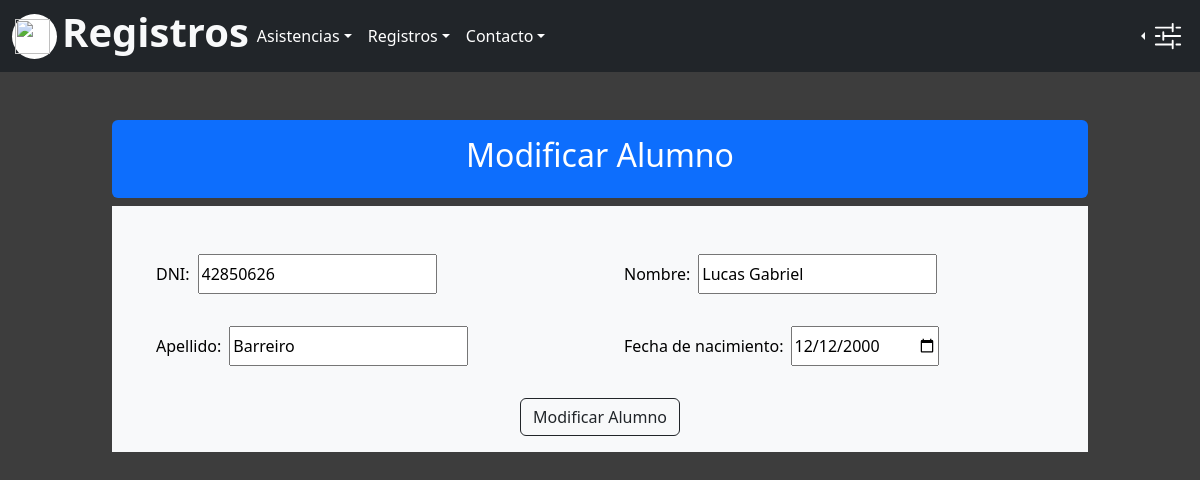
The app's page /ABM/Alumno/Modificacion.php?dni=42850626 with its own data.
### tables this page shows
CREATE TABLE IF NOT EXISTS `alumno` (
  `dni` bigint NOT NULL,
  `nombre` varchar(50) NOT NULL,
  `apellido` varchar(50) NOT NULL,
  `fecha_nacimiento` date NOT NULL,
  PRIMARY KEY (`dni`) USING BTREE
);

### BD/conn.php (called while the page is built, shortened)
<?php
class Conexion
{
  private $host = "localhost";
  private $contrasena = "";
  private $bd = "sistemaasistencia";
  private $usuario = "root";
  private $conn;
  public  function __construct()
  {
    $this->conn = new mysqli($this->host, $this->usuario, $this->contrasena, $this->bd);
  }
  public function ejecutar($consulta)
  {
    return $this->conn->query($consulta);
  }
}
?>

### Clases/Alumno.php (called while the page is built, shortened)
<?php
class Alumno extends Persona
{
  public static function getAlumno($dni)
  {
    $getQuery = ("SELECT * FROM alumno WHERE dni = '$dni'");
    return $getQuery;
  }
}
?>

### ABM/Alumno/Modificacion.php (the view, shortened to what this page needs)
<?php
include("../../../QuienVino/BD/conn.php");
include("../../../QuienVino/Clases/Alumno.php");
if (isset($_GET["dni"])) {
  if (!empty($_GET["dni"])) {
    if (!$_POST) { ?>
      <!DOCTYPE html>
      <html lang="en">
      <head>
        <link rel="stylesheet" href="../../../QuienVino/styleIndex.css">
        <link rel="stylesheet" href="../../../QuienVino/Resources/css/bootstrap.min.css" />
      </head>
      <body>
        <nav class="navbar navbar-expand-sm bg-dark navbar-dark">
          <div class="container-fluid">
            <a href="../../../QuienVino/index.php">
              <div class="redondo">
                <img src="../../../QuienVino/Multimedia/logo.png" class="logo">
              </div>
            </a>
            <div class="d-flex justify-content-end">
              <h1 class="text-light"><b>Registros</b></h1>
            </div>
            <div class="collapse navbar-collapse" id="collapsibleNavbar">
              <ul class="navbar-nav">
                <li class="nav-item dropdown text-light">
                  <a class="nav-link dropdown-toggle" href="#" role="button" data-bs-toggle="dropdown">Asistencias</a>
                </li>
                <li class="nav-item dropdown text-light">
                  <a class="nav-link dropdown-toggle" href="#" role="button" data-bs-toggle="dropdown">Registros</a>
                </li>
                <li class="nav-item dropdown">
                  <a class="nav-link dropdown-toggle" href="#" role="button" data-bs-toggle="dropdown">Contacto</a>
                </li>
              </ul>
            </div>
            <div class="nav-item dropstart">
              <a class="nav-link dropdown-toggle text-light" href="#" role="button" data-bs-toggle="dropdown"
                aria-expanded="false">
                <img src="../../Multimedia/sliders2.svg" alt="" class="img-fluid config" style="margin-right: 5px;">
              </a>
            </div>
          </div>
        </nav>
        <div class="todo">
          <?php
          $dni = $_GET["dni"];
          $conectarDB = new Conexion();
          $sql = Alumno::getAlumno($dni);
          $ejecutar = $conectarDB->ejecutar($sql);
          $listado = $ejecutar;
          ?>
          <div class="container col-10 mt-5 rounded">
            <div id="textContainer" class="d-flex justify-content-center p-3 mb-2 bg-primary text-white rounded">
              <h2 class="container__title">Modificar Alumno</h2>
            </div>
            <form class="form text-center p-3 mb-2 bg-light text-black col-12" action="../Alumno/modificacionControl.php"
              method="POST">
              <?php
              if (mysqli_fetch_assoc($listado) != NULL) {
                $sql = Alumno::getAlumno($dni);
                $ejecutar = $conectarDB->ejecutar($sql);
                $listado = $ejecutar;
                while ($row = mysqli_fetch_assoc($listado)) { ?>
                  <div class="row d-flex justify-content-center p-3">
                    <div class="col d-flex p-3"><label for="iddni" class="p-2">DNI:</label><input class="container__input"
                        type="number" name="dniToCatch" id="iddni" value="<?php print($row["dni"]); ?>"></div>
                    <div class="col d-flex p-3"><label for="idnombre" class="p-2">Nombre:</label><input type="text" id="idnombre"
                        class="container__input" name="nombre" value="<?php print($row["nombre"]); ?>"></div>
                    <div class="col d-flex p-3"><label for="idapellido" class="p-2">Apellido:</label><input type="text"
                        id="idapellido" class="container__input" name="apellido" value="<?php print($row["apellido"]); ?> "></div>
                    <div class="col d-flex p-3"><label for="idfecha" class="p-2">Fecha de nacimiento:</label><input type="date"
                        id="idfecha" class="container__input" name="fechaNacimiento"
                        value="<?php echo date("Y-m-d", strtotime($row['fecha_nacimiento'])); ?>"></div>
                  </div>
                <?php }
              } else {
                echo "<div class='alert alert-danger mt-3'>El DNI no ha sido encontrado.</div>";
              }
              ?>
              <input type="submit" value="Modificar Alumno" class="btn btn-outline-dark">
            </form>
          </div>
        </div>
      </body>
      </html>
      <?php
    } ?>
    </body>
    </html>
    <?php
  } else {
    echo "<script>alert('No borre la id que va a actualizar.'); window.location='ABM_Alumno.php'</script>";
  }
} else {
  echo "<script>alert('No se puede acceder a esta página sin actualizar un alumno.'); window.location='ABM_Alumno.php'</script>";
}

### styleIndex.css (style rules this page uses)
.redondo { width: 45px; height: 45px; background-color: white; border-radius: 50%; margin-right: 5px; }
.logo { height: 35px; width: 35px; margin-top: 5px; margin-left: 3px; }
a:link, a:visited, a:active { text-decoration: none; color: white; }
b { text-decoration: none; }
body { background-color: rgb(61, 61, 61); }
html,body { overflow-x: hidden; }
.config { width: 30px; height: 30px; }
.config { filter: invert(100%) url(#color-filter); }

### ABM/Alumno/Modificacion.php (style rules this page uses)
body { background-color: rgb(61, 61, 61); }

### records on screen
alumno: dniToCatch "42850626", nombre "Lucas Gabriel", apellido "Barreiro", fechaNacimiento "12/12/2000"
